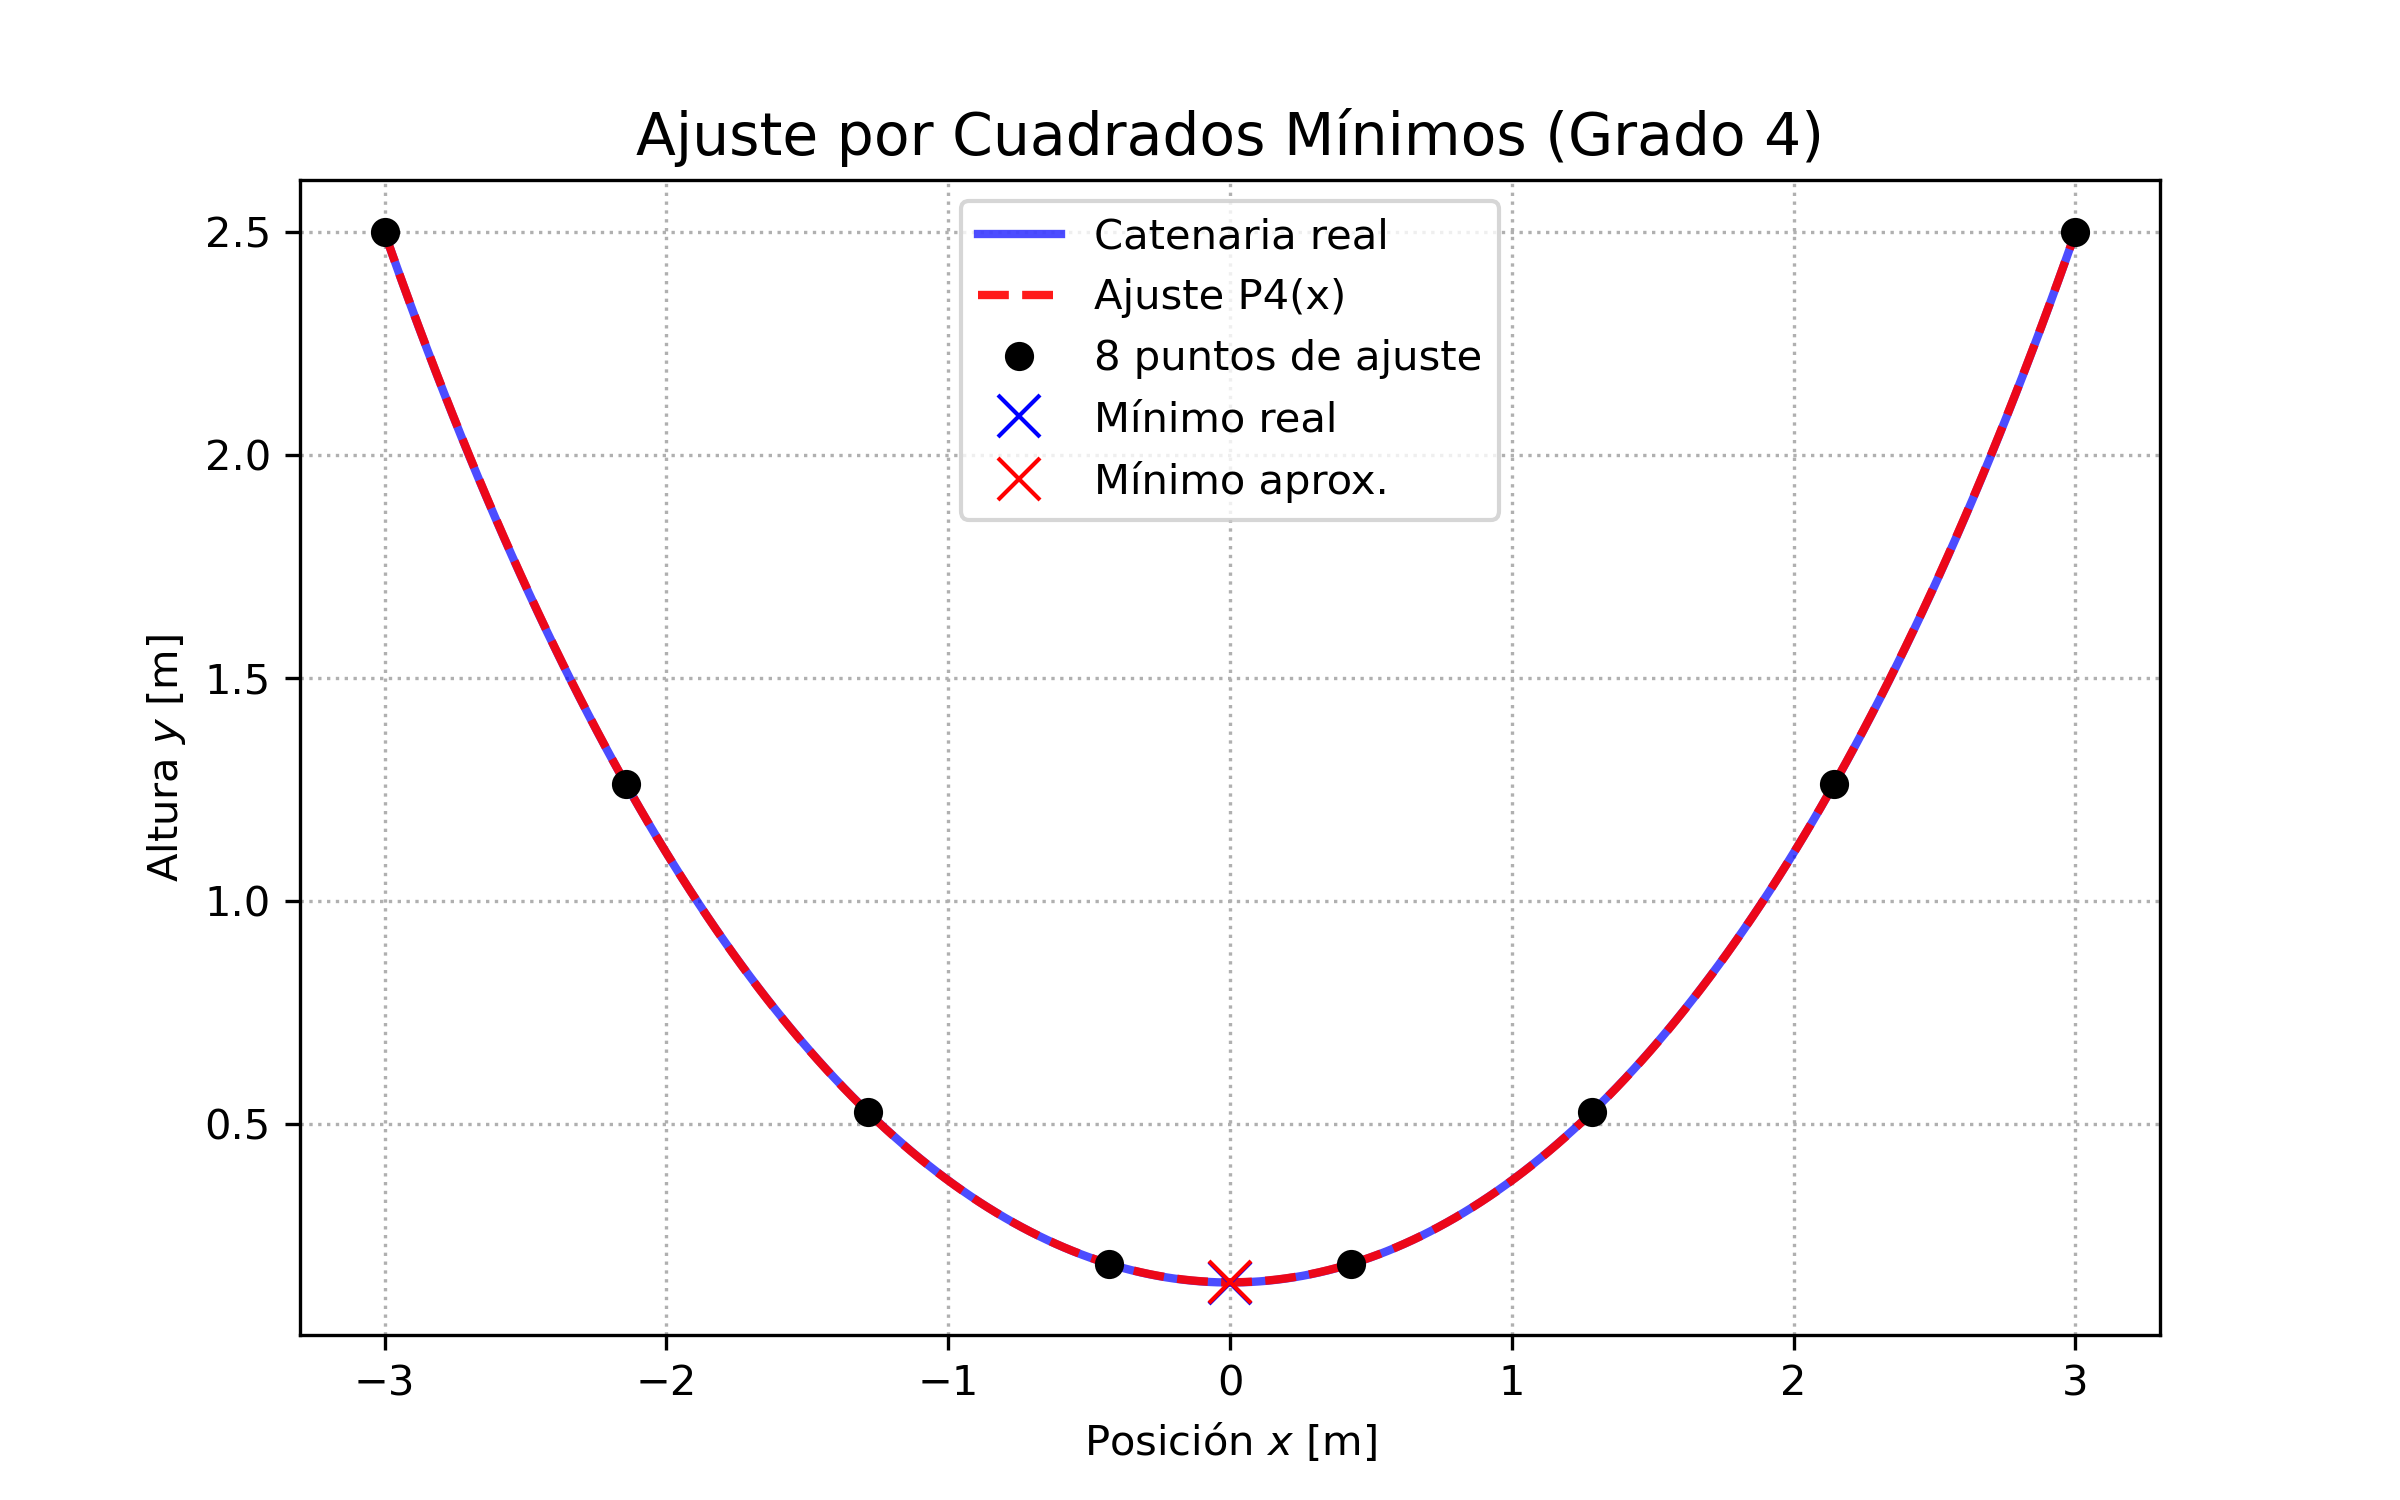

Recreate this plot in Python.
import numpy as np
import matplotlib.pyplot as plt

# 1. Parámetros previos
gamma = 0.45041653
a = 3.0
h = 2.5

# Definimos la función de la catenaria
def catenaria(x):
    return (1 / gamma) * (np.cosh(gamma * x) - np.cosh(gamma * a)) + h

# 2. Generar los 8 puntos igualmente espaciados
x_puntos = np.linspace(-a, a, 8)
y_puntos = catenaria(x_puntos)

# 3. Armar el sistema de Cuadrados Mínimos (Ecuaciones Normales)
# Matriz de Vandermonde de tamaño 8x5
A = np.column_stack([x_puntos**0, x_puntos**1, x_puntos**2, x_puntos**3, x_puntos**4])

# Matriz AtA (5x5) y vector Aty (5x1)
AtA = A.T @ A
Aty = A.T @ y_puntos

# Resolver el sistema de ecuaciones lineales matricial
# (Esto internamente usa rutinas de álgebra lineal para despejar 'c')
coeficientes = np.linalg.solve(AtA, Aty)
c0, c1, c2, c3, c4 = coeficientes

print("Coeficientes del polinomio P4(x):")
print(f"c0 (independiente) = {c0: .6f}")
print(f"c1 (lineal)        = {c1: .6f}")
print(f"c2 (cuadrático)    = {c2: .6f}")
print(f"c3 (cúbico)        = {c3: .6f}")
print(f"c4 (cuártico)      = {c4: .6f}")

# 4. Cálculo del error en el punto más bajo (x = 0)
y_min_real = catenaria(0)
y_min_aprox = c0  # P4(0) = c0

error_minimo = abs(y_min_real - y_min_aprox)

print(f"\nAltura mínima real de la soga: {y_min_real:.6f} m")
print(f"Altura mínima aproximada P4(0): {y_min_aprox:.6f} m")
print(f"Error absoluto en la aproximación: {error_minimo:.6e} m")

# 5. Gráfica Comparativa
x_continuo = np.linspace(-a, a, 200)
y_continuo = catenaria(x_continuo)
# Evaluamos el polinomio para la gráfica usando los coeficientes
y_polinomio = c0 + c1*x_continuo + c2*(x_continuo**2) + c3*(x_continuo**3) + c4*(x_continuo**4)

fig, ax = plt.subplots(figsize=(8, 5))
ax.plot(x_continuo, y_continuo, 'b-', linewidth=2, label='Catenaria real', alpha=0.7)
ax.plot(x_continuo, y_polinomio, 'r--', linewidth=2, label='Ajuste P4(x)', alpha=0.9)
ax.plot(x_puntos, y_puntos, 'ko', markersize=6, label='8 puntos de ajuste')

# Marcamos el error en el centro
ax.plot(0, y_min_real, 'bx', markersize=10, label='Mínimo real')
ax.plot(0, y_min_aprox, 'rx', markersize=10, label='Mínimo aprox.')

ax.set_title('Ajuste por Cuadrados Mínimos (Grado 4)', fontsize=14)
ax.set_xlabel('Posición $x$ [m]')
ax.set_ylabel('Altura $y$ [m]')
ax.grid(True, linestyle=':')
ax.legend()
plt.savefig('tp2c.png', dpi=300)
